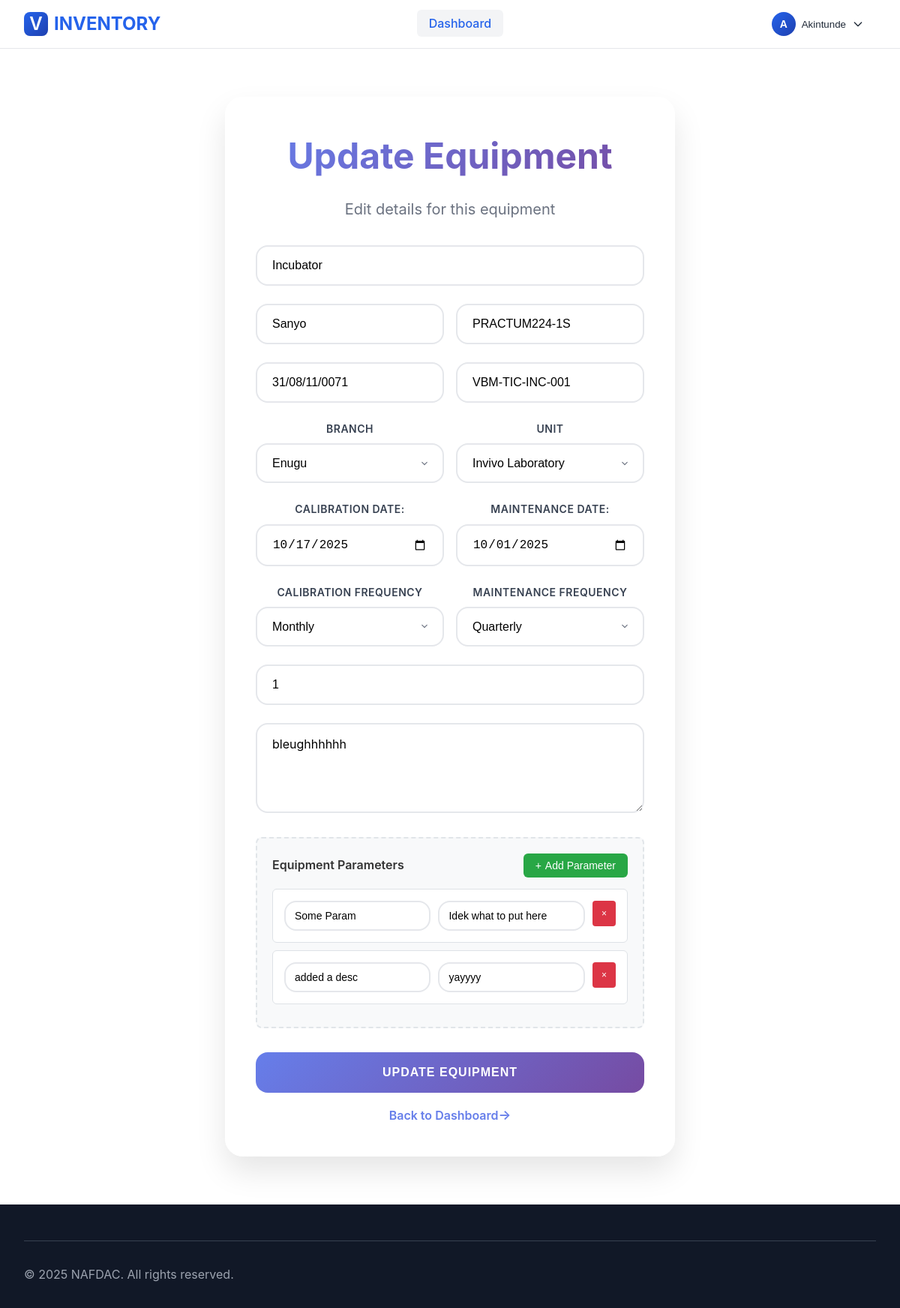
The page /updateEquipment/1 (signed in) on the database its author committed.
### models.py (models this page shows, shortened)
class Equipment(db.Model):
    id = db.Column(db.Integer, primary_key=True)
    name = db.Column(db.String(150), nullable=False)
    manufacturer = db.Column(db.String(150))
    model = db.Column(db.String(150))
    serial_number = db.Column(db.String(150))
    new_id_number = db.Column(db.String(150), unique=True)
    unit_id = db.Column(db.Integer, db.ForeignKey('unit.id'), nullable=False)
    unit = db.relationship('Unit', backref=db.backref('equipments', lazy=True))
    calibration_frequency = db.Column(db.String(100), default='Annual')
    calibration_date = db.Column(db.Date)
    next_calibration_date = db.Column(db.Date)
    maintenance_frequency = db.Column(db.String(100), default='Annual')
    maintenance_date = db.Column(db.Date)
    next_maintenance_date = db.Column(db.Date)
    description = db.Column(db.String(500))
    quantity = db.Column(db.Integer, default=1)
    created_at = db.Column(db.DateTime, default=datetime.utcnow)

class Unit(db.Model):
    id = db.Column(db.Integer, primary_key=True)
    name = db.Column(db.String(100), nullable=False, unique=False)
    branch_id = db.Column(db.Integer, db.ForeignKey('branch.id'), nullable=False)
    hou_id = db.Column(db.Integer, db.ForeignKey('user.id'))
    hou = db.relationship('User', foreign_keys=[hou_id], backref=db.backref('headed_units', lazy=True))

class Branch(db.Model):
    id = db.Column(db.Integer, primary_key=True)
    name = db.Column(db.String(50), unique=True, nullable=False)
    address = db.Column(db.String(150), nullable=False)
    created_at = db.Column(db.DateTime, default=datetime.utcnow)
    units = db.relationship('Unit', backref='branch', lazy=True)

class EquipmentParameter(db.Model):
    id = db.Column(db.Integer, primary_key=True)
    equipment_id = db.Column(db.Integer, db.ForeignKey('equipment.id'), nullable=False)
    parameter_name = db.Column(db.String(150), nullable=False)
    parameter_value = db.Column(db.String(150), nullable=False)
    equipment = db.relationship('Equipment', backref=db.backref('parameters', lazy=True))

### app.py (the view)
@app.route('/updateEquipment/<int:equipment_id>', methods=['GET'])
@login_required
def update_equipment_page(equipment_id):
    equipment = Equipment.query.get_or_404(equipment_id)
    branches = Branch.query.order_by(Branch.name).all()
    units = Unit.query.order_by(Unit.name).all()
    return render_template('updateEquipment.html', equipment=equipment, branches=branches, units=units)

### app.py (called while the page is built)
@app.before_request
def make_session_permanent():
    session.permanent = True

@login_manager.user_loader
def load_user(user_id):
    return db.session.get(User, int(user_id))

@app.context_processor
def inject_user():
    return dict(user=current_user)

### templates/updateEquipment.html (shortened to what this page needs)
{% extends 'base.html' %}
{% block head %} <link rel="stylesheet" href="{{ url_for('static', filename='css/addEquipment.css') }}"> {% endblock %}
{% block content %}
<div class="form-container">
    <div class="form-header">
        <h1 class="form-title">Update Equipment</h1>
        <p class="form-subtitle">Edit details for this equipment</p>
    </div>
    <form id="equipmentForm" data-id="{{ equipment.id }}">
        <div class="form-grid">
            <div class="form-group">
                <input type="text" name="name" placeholder="Equipment Name" value="{{equipment.name}}" required>
            </div>
            <div class="form-row">
                <div class="form-group">
                    <input type="text" name="manufacturer" placeholder="Manufacturer" value="{{equipment.manufacturer}}" required>
                </div>
                <div class="form-group">
                    <input type="text" name="model" placeholder="Model" required value="{{equipment.model}}">
                </div>
            </div>
            <div class="form-row">
                <div class="form-group">
                    <input type="text" name="serial_number" placeholder="Serial Number" required value="{{equipment.serial_number}}">
                </div>
                <div class="form-group">
                    <input type="text" name="new_id_number" placeholder="New ID Number" required value="{{equipment.new_id_number}}">
                </div>
            </div>
            <div class="form-row">
                <div class="form-group">
                    <label for="branch">Branch</label>
                    <select name="branch" id="branch" required>
                        {% for branch in branches %}
                        <option value="{{ branch.id }}" {% if equipment.unit and equipment.unit.branch_id==branch.id %}selected{% endif %}>
                            {{ branch.name }}
                        </option>
                        {% endfor %}
                    </select>
                </div>
                <div class="form-group">
                    <label for="unit_id">Unit</label>
                    <select name="unit_id" id="unit_id" required>
                        {% for unit in units %}
                        <option value="{{ unit.id }}" data-branch="{{ unit.branch_id }}" {% if equipment.unit_id==unit.id %}selected{% endif %}>
                            {{ unit.name }}
                        </option>
                        {% endfor %}
                    </select>
                </div>
            </div>
            <div class="form-row">
                <div class="form-group">
                    <label for="calibration_date">Calibration Date:</label>
                    <input type="date" name="calibration_date" id="calibration_date" required value="{{equipment.calibration_date}}">
                </div>
                <div class="form-group">
                    <label for="maintenance_date">Maintenance Date:</label>
                    <input type="date" name="maintenance_date" id="maintenance_date" required value="{{equipment.maintenance_date}}">
                </div>
            </div>
            <div class="form-row">
                <div class="form-group">
                    <label for="calibration_frequency">Calibration Frequency</label>
                    <select name="calibration_frequency" id="calibration_frequency" required value="{{equipment.calibration_frequency}}">
                        <option value="Monthly" {% if equipment.calibration_frequency == 'Monthly' %}selected{% endif %}>Monthly</option>
                    </select>
                </div>
                <div class="form-group">
                    <label for="maintenance_frequency">Maintenance Frequency</label>
                    <select name="maintenance_frequency" id="maintenance_frequency" required value="{{equipment.maintenance_frequency}}">
                        <option value="Quarterly" {% if equipment.maintenance_frequency == 'Quarterly' %}selected{% endif %}>Quarterly</option>
                    </select>
                </div>
            </div>
            <div class="form-group">
                <input type="number" name="quantity" placeholder="Quantity" min="1" value="{{equipment.quantity}}">
            </div>
            <div class="form-group full-width">
                <textarea name="description" placeholder="Equipment Description (optional)">{{equipment.description}}</textarea>
            </div>
            <div class="form-group full-width">
                    <div class="parameters-section">
                        <div class="parameters-header">
                            <span class="parameters-title">Equipment Parameters</span>
                            <button type="button" class="add-parameter-btn" id="addParameterBtn">
                                <span>+</span> Add Parameter
                            </button>
                        </div>
                        <div id="parametersContainer">
                            {% if equipment.parameters %}
                                {% for p in equipment.parameters %}
                                <div class="parameter-item" data-parameter-id="{{loop.index}}">
                                    <input type="text" class="param-name" value="{{p.parameter_name}}">
                                    <input type="text" class="param-value" value="{{p.parameter_value}}">
                                    <button type="button" class="remove-parameter-btn" onclick="update_equipment_form_validator.removeParameter({{loop.index}})">×</button>
                                </div>
                                {% endfor %}
                            {%else%}
                                <div class="parameters-empty" id="parametersEmpty">
                                    No parameters added yet. Click "Add Parameter" to add equipment specifications.
                                </div>
                            {%endif%}
                        </div>
                    </div>
            </div>
            <button type="submit" class="submit-btn">Update Equipment</button>
        </div>
    </form>
    <a href="/dashboard" class="arrow-link">Back to Dashboard</a>
</div>
{% endblock %}

### static/css/base.css (style rules this page uses)
:root { --primary-color: #2563eb; --secondary-color: #1e40af; --text-color: #1f2937; --text-light: #6b7280; --background-color: #ffffff; --border-color: #e5e7eb; --hover-bg: #f3f4f6; --dropdown-bg: #ffffff; --dropdown-shadow: rgba(0, 0, 0, 0.1); --footer-bg: #111827; --footer-text: #d1d5db; --footer-text-light: #9ca3af; }
* { margin: 0; padding: 0; box-sizing: border-box; }
body { font-family: -apple-system, BlinkMacSystemFont, 'Segoe UI', Roboto, Oxygen, Ubuntu, Cantarell, sans-serif; line-height: 1.6; color: var(--text-color); min-height: 100vh; display: flex; flex-direction: column; }
.main-content h1 { font-size: 3rem; margin-bottom: 1rem; color: var(--text-color); }
.main-content p { font-size: 1.25rem; color: var(--text-light); margin-bottom: 2rem; }

### static/css/addEquipment.css (style rules this page uses)
.form-container { background: rgba(255, 255, 255, 0.95); backdrop-filter: blur(20px); border-radius: 24px; box-shadow: 0 20px 40px rgba(0, 0, 0, 0.1); padding: 40px; width: 100%; max-width: 600px; border: 1px solid rgba(255, 255, 255, 0.2); }
.form-header { text-align: center; margin-bottom: 32px; }
.form-title { font-size: 28px; font-weight: 700; background: linear-gradient(135deg, #667eea, #764ba2); background-clip: text; -webkit-background-clip: text; -webkit-text-fill-color: transparent; margin-bottom: 8px; }
.form-subtitle { color: #64748b; font-size: 16px; }
.form-grid { display: grid; grid-template-columns: 1fr; gap: 24px; }
.form-row { display: grid; grid-template-columns: 1fr 1fr; gap: 16px; }
.form-group { position: relative; }
.form-group.full-width { grid-column: 1 / -1; }
label { display: block; font-weight: 600; color: #374151; margin-bottom: 8px; font-size: 14px; text-transform: uppercase; letter-spacing: 0.5px; }
input[type="text"], input[type="number"], input[type="date"], select, textarea { width: 100%; padding: 16px 20px; border: 2px solid #e5e7eb; border-radius: 16px; font-size: 16px; transition: all 0.3s ease; background: rgba(255, 255, 255, 0.8); outline: none; }
select { cursor: pointer; appearance: none; background-position: right 16px center; background-repeat: no-repeat; background-size: 16px; padding-right: 48px; }
select option { padding: 12px; background: white; color: #374151; }
textarea { resize: vertical; min-height: 120px; font-family: inherit; }
.submit-btn { background: linear-gradient(135deg, #667eea, #764ba2); color: white; border: none; padding: 18px 32px; border-radius: 16px; font-size: 16px; font-weight: 600; cursor: pointer; transition: all 0.3s ease; text-transform: uppercase; letter-spacing: 1px; width: 100%; margin-top: 8px; position: relative; overflow: hidden; }
.submit-btn::before { content: ''; position: absolute; top: 0; left: -100%; width: 100%; height: 100%; background: linear-gradient(90deg, transparent, rgba(255, 255, 255, 0.2), transparent); transition: left 0.5s; }
.arrow-link { display: inline-block; margin-top: 16px; color: #667eea; font-weight: 600; text-decoration: none; transition: all 0.3s ease; }
.arrow-link::after { content: "→"; font-size: 1.1em; transition: transform 0.3s ease; }
.parameters-section { border: 2px dashed #e1e5e9; border-radius: 8px; padding: 20px; background: #f8f9fa; }
.parameters-header { display: flex; justify-content: space-between; align-items: center; margin-bottom: 15px; }
.parameters-title { font-weight: 600; color: #333; font-size: 16px; }
.add-parameter-btn { background: #28a745; color: white; border: none; padding: 8px 16px; border-radius: 6px; cursor: pointer; font-size: 14px; display: flex; align-items: center; gap: 5px; transition: background 0.2s ease; }
.parameter-item { display: grid; grid-template-columns: 1fr 1fr auto; gap: 10px; align-items: start; margin-bottom: 10px; padding: 15px; background: white; border-radius: 6px; border: 1px solid #dee2e6; }
.parameter-item input { font-size: 14px; padding: 10px 12px; }
.remove-parameter-btn { background: #dc3545; color: white; border: none; padding: 10px 12px; border-radius: 4px; cursor: pointer; font-size: 12px; height: fit-content; transition: background 0.2s ease; }

### rows shown on the page
Equipment: name "Incubator", manufacturer "Sanyo", model "PRACTUM224-1S", serial_number "31/08/11/0071", new_id_number "VBM-TIC-INC-001", unit_id "Invivo Laboratory", calibration_date "10/17/2025", maintenance_date "10/01/2025", calibration_frequency "Monthly", maintenance_frequency "Quarterly", quantity "1", description "bleughhhhhh"
Unit: branch "Enugu"
EquipmentParameter: parameter_name "Some Param", parameter_value "Idek what to put here"
EquipmentParameter: parameter_name "added a desc", parameter_value "yayyyy"
